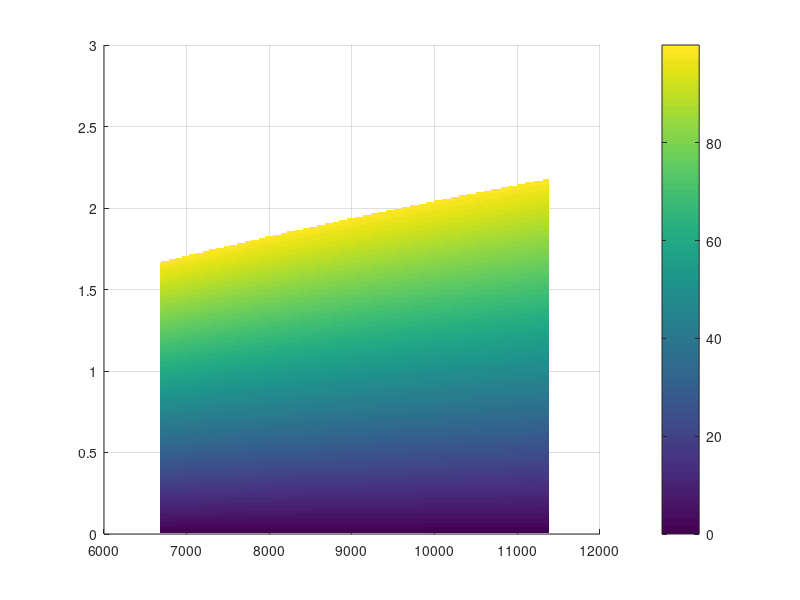

Here is the MATLAB script that generated this plot: (Note: this script raises an error after producing the figure.)
%% Impulsive Inclination and/or RAAN Maneuver
% Author: Dylan Thomas
clearvars; clc; delete('*.asv');

%%%%%%%%%%%%%%%%%%%%%%%%%%%%%%%%%%%%%%%%%%%%%%%%%%%%%%%%%%%%%%%%%%%%%%%%%%%
%%% Spacecraft Properties

f1 = 'Name';
f2 = 'M_total';
f3 = 'M_prop';
f4 = 'I_sp';
f5 = 'T_nom';

v1 = {'Aerojet CHAMPS-120XW'};
v2 = {14};      % [kg]
v3 = {1.5};     % [kg]
v4 = {203};     % [s]
v5 = {4*2.79};  % [N]

spacecraft = struct(f1,v1,f2,v2,f3,v3,f4,v4,f5,v5);

%%%%%%%%%%%%%%%%%%%%%%%%%%%%%%%%%%%%%%%%%%%%%%%%%%%%%%%%%%%%%%%%%%%%%%%%%%%
%%% Setting up problem constants, etc.

% Parameter Inputs, constants
R_e = 6378.137;                         % [km]          - Radius of Earth
mu = 398600;                            % [km^3/s^2]    - Grav. Parameter
g = 9.81/1000;                          % [km/s^2]      - Gravity
n = 300;                               %               - Num. of Plot points
m_prop_nom = 1.5;                       % [kg]          - Nominal Propellant Mass
inc_target_d = 51.6; %ISS inc           % [deg]         - Target orbit inclination
deg2rad = pi/180;

% Setting up vectorized parameters
init_alt = linspace(300,5000,n);        % [km]          - Initial Orbit Altitude
delta_OM_d = linspace(0,3,n);           % [deg]         - Change in RAAN
delta_i_d = linspace(0,3,n);            % [km]          - Inclination Change
inc_init_d = inc_target_d - delta_i_d;  % [deg]         - Initial orbit inclination
R_i = init_alt + R_e;                   % [km]          - Initial Orbit SMA
period = 2*pi*sqrt(R_i.^3/mu);          % [sec]         - Final Orbital period
h_i = (mu*R_i).^(0.5);                  % [km]          - Orbit angular momentum

% Separate parameters for combined maneuver, plot surface of di vs. dOM on
% a certain number of discrete orbit radiuses 
Discrete_Radius = [6800 7500 10000];

% Convert to radians
inc_target_r = inc_target_d*deg2rad;
inc_init_r = inc_init_d*deg2rad;
delta_i_r = delta_i_d*deg2rad;     
delta_OM_r = delta_OM_d*deg2rad;

% Cases to consider
method = {'Inclination Only Maneuver','RAAN Only Maneuver','Combined Maneuver'};

%%%%%%%%%%%%%%%%%%%%%%%%%%%%%%%%%%%%%%%%%%%%%%%%%%%%%%%%%%%%%%%%%%%%%%%%%%%
%%% Building the design space

% Equation for inclination/RAAN change
Dv = @(del_i,del_OM,r,h) (h./r).*((del_i.^2 + (del_OM.^2).*sin(inc_target_r*ones(size(del_i)) - del_i).^2).^(0.5));

% Build matrices for orbital element changes
dIncMat = repmat(delta_i_r,n,1);
dRAANMat = repmat(delta_OM_r',1,n);

% Memory allocation
Dv_Req = zeros(n,n,n);
tic
for ii=1:n
    Dv_Req(:,:,ii) = Dv(dIncMat,dRAANMat,R_i(ii),h_i(ii));
end
toc

%%%%%%%%%%%%%%%%%%%%%%%%%%%%%%%%%%%%%%%%%%%%%%%%%%%%%%%%%%%%%%%%%%%%%%%%%%%
%%% Calculate DeltaV & mass percent for each maneuver case

% Memory allocation
Dv_avail = zeros(1,length(method));
Tburn = zeros(1,length(method));
a_thrusti = zeros(1,length(method));
for iter=1:length(method)
    
    % Switch on maneuver case
    maneuver_case  = method{iter};
    switch maneuver_case
        case 'Inclination Only Maneuver'
            display(method(iter))
            
            % Equation for thrust
            a_thrusti(iter) = spacecraft.T_nom/spacecraft.M_total;
            
            % Find total DeltaV & Time of Flight
            Dv_avail(iter) = g*spacecraft.I_sp*log(spacecraft.M_total/(spacecraft.M_total-spacecraft.M_prop));
            Tburn(iter) = (Dv_avail(iter)*1000)/(a_thrusti(iter));
            
            % Memory allocation & reset temporary variables
            Mass_percent = zeros(length(R_i),n);
            Dv_total = Dv_Req(1,:,:);
            
            % Loop calculates mass percent for each radius
            for ii=1:length(R_i)
                
                % Total DeltaV required cannot exceed DeltaV available
                index = Dv_total(1,:,ii)>=Dv_avail(iter);
                Dv_total(1,index,ii) = NaN;
                
                % Determine mass with Rocket Eqn
                M_prop_vec = spacecraft.M_total*(1-exp(-(Dv_total(1,:,ii))/(g*spacecraft.I_sp)));
                Mass_percent(:,ii) = M_prop_vec/m_prop_nom*100;
                
            end
            
            % Plotting stuff
            figure(iter)
            hold on
            grid on
            surf(R_i,delta_i_d,Mass_percent,'EdgeColor','None')
            c = colorbar;
            c.Label.String = 'Percent Propellant Mass Burned';
            title1 = title(method(iter));
            xl = xlabel('Orbit Radius, [km]');
            yl = ylabel('Inclination Change $\delta i$, [deg]');
            set([title1 xl yl],'interpreter','latex','fontsize',12)
            axis tight
            hold off
          
            %%%%%%%%%%%%%%%%%%%%%%%%%%%%%%%%%%%%%%%%%%%%%%%%%%%%%%%%%%%%%%%
        case 'RAAN Only Maneuver'
            display(method(iter))
            
            % Equation for thrust
            a_thrusti(iter) = spacecraft.T_nom/spacecraft.M_total;
            
            % Find total DeltaV & Time of Flight
            Dv_avail(iter) = g*spacecraft.I_sp*log(spacecraft.M_total/(spacecraft.M_total-spacecraft.M_prop));
            Tburn(iter) = (Dv_avail(iter)*1000)/(a_thrusti(iter));
            
            % Memory allocation & reset temporary variables
            Mass_percent = zeros(length(init_alt),n);
            Dv_total = Dv_Req(:,1,:);
            
            % Loop calculates mass percent for each radius
            for ii=1:length(init_alt)
                
                % Total DeltaV required cannot exceed DeltaV available
                index = Dv_total(:,1,ii)>=Dv_avail(iter);
                Dv_total(index,1,ii) = NaN;
                
                % Determine mass with Rocket Eqn
                M_prop_vec = spacecraft.M_total*(1-exp(-(Dv_total(:,1,ii))/(g*spacecraft.I_sp)));
                Mass_percent(:,ii) = M_prop_vec/m_prop_nom*100;
                
            end
            
            % Plotting stuff
            figure(iter)
            hold on
            grid on
            surf(R_i,delta_OM_d,Mass_percent,'EdgeColor','None')
            c = colorbar;
            c.Label.String = 'Percent Propellant Mass Burned';
            title1 = title(method(iter));
            xl = xlabel('Orbit Radius, [km]');
            yl = ylabel('RAAN Change $\delta \Omega$, [deg]');
            set([title1 xl yl],'interpreter','latex','fontsize',12)
            axis tight
            hold off
            
            %%%%%%%%%%%%%%%%%%%%%%%%%%%%%%%%%%%%%%%%%%%%%%%%%%%%%%%%%%%%%%%
        case 'Combined Maneuver'
            display(method(iter))
            
            %%% TODO: Figure this out
            R_i = Discrete_Radius;
            h_i = (mu*R_i).^(0.5); 
            period = 2*pi*sqrt(R_i.^3/mu);
            Dv_Req = zeros(n,n,length(R_i));
            for ii=1:length(R_i)
                Dv_Req(:,:,ii) = Dv(dIncMat,dRAANMat,R_i(ii),h_i(ii));
            end
            
            % Equations for thrust
            a_thrusti(iter) = spacecraft.T_nom/spacecraft.M_total;
            
            % Find total DeltaV & Time of Flight
            Dv_avail(iter) = g*spacecraft.I_sp*log(spacecraft.M_total/(spacecraft.M_total-spacecraft.M_prop));
            Tburn(iter) = (Dv_avail(iter)*1000)/(a_thrusti(iter));
            
            % Memory allocation & reset temporary variables
            Mass_percent = zeros(length(init_alt),n);
            Dv_total = Dv_Req;
            
            % Loop calculates mass percent for each radius
            for ii=1:length(R_i)
                
                % Delta V required cannot exceed Delta V available
                index = Dv_total(:,:,ii)>=Dv_avail(iter);
                for kk=1:n
                    for jj=1:n
                        if Dv_total(kk,jj,ii)>=Dv_avail(ii)
                            Dv_total(kk,jj,ii) = NaN;
                        end
                    end
                end
                
                % Determine mass with Rocket Eqn
                M_prop_vec = spacecraft.M_total*(1-exp(-(Dv_total(:,:,ii))/(g*spacecraft.I_sp)));
                Mass_percent(:,:,ii) = M_prop_vec/m_prop_nom*100;
                
                % Plotting stuff
                figure(iter+ii-1)
                hold on
                grid on
                surf(delta_i_d,delta_OM_d,Mass_percent(:,:,ii),'EdgeColor','None')
%                 colormap(gray)
                c = colorbar;
                c.Label.String = 'Percent Propellant Mass Burned';
                title1 = title(strcat(method(iter), ', $R=',num2str(R_i(ii)),'$'));
                xl = xlabel('Inclination Change $\delta i$, [deg]');
                yl = ylabel('RAAN Change $\delta \Omega$, [deg]');
                set([title1 xl yl],'interpreter','latex','fontsize',12)
                axis tight
                hold off
            end         
            
    end

end

